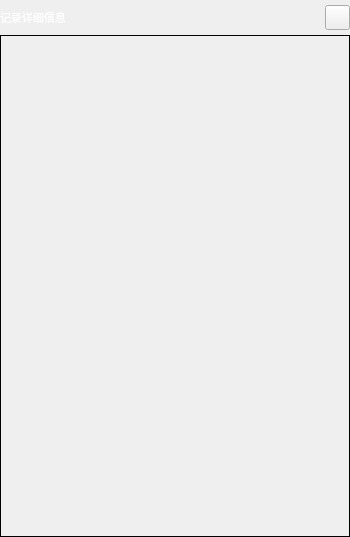
<?xml version="1.0" encoding="UTF-8"?>
<ui version="4.0">
 <class>DialogLogDetail</class>
 <widget class="QDialog" name="DialogLogDetail">
  <property name="geometry">
   <rect>
    <x>0</x>
    <y>0</y>
    <width>350</width>
    <height>537</height>
   </rect>
  </property>
  <property name="minimumSize">
   <size>
    <width>350</width>
    <height>537</height>
   </size>
  </property>
  <property name="maximumSize">
   <size>
    <width>700</width>
    <height>1075</height>
   </size>
  </property>
  <property name="font">
   <font>
    <family>微软雅黑</family>
    <pointsize>8</pointsize>
   </font>
  </property>
  <property name="windowTitle">
   <string notr="true">记录详细信息</string>
  </property>
  <layout class="QVBoxLayout" name="verticalLayoutForm">
   <property name="spacing">
    <number>0</number>
   </property>
   <property name="margin">
    <number>0</number>
   </property>
   <item>
    <widget class="QFrame" name="frameTitle">
     <property name="sizePolicy">
      <sizepolicy hsizetype="Preferred" vsizetype="Fixed">
       <horstretch>0</horstretch>
       <verstretch>0</verstretch>
      </sizepolicy>
     </property>
     <property name="minimumSize">
      <size>
       <width>0</width>
       <height>35</height>
      </size>
     </property>
     <property name="maximumSize">
      <size>
       <width>16777215</width>
       <height>35</height>
      </size>
     </property>
     <property name="font">
      <font>
       <family>微软雅黑</family>
       <pointsize>8</pointsize>
      </font>
     </property>
     <property name="styleSheet">
      <string notr="true">QFrame#frameTitle
{
	background-color: transparent;
	border-image: url(:/img/widget/DialogTitle.png) 0 12 0 12;
	border-left: 12px transparent;
	border-right: 12px transparent;
}
</string>
     </property>
     <property name="frameShape">
      <enum>QFrame::NoFrame</enum>
     </property>
     <property name="frameShadow">
      <enum>QFrame::Raised</enum>
     </property>
     <layout class="QHBoxLayout" name="horizontalLayoutTitle">
      <property name="spacing">
       <number>5</number>
      </property>
      <property name="margin">
       <number>0</number>
      </property>
      <item>
       <widget class="QLabel" name="labelTitle">
        <property name="sizePolicy">
         <sizepolicy hsizetype="Preferred" vsizetype="Fixed">
          <horstretch>0</horstretch>
          <verstretch>0</verstretch>
         </sizepolicy>
        </property>
        <property name="minimumSize">
         <size>
          <width>0</width>
          <height>35</height>
         </size>
        </property>
        <property name="maximumSize">
         <size>
          <width>16777215</width>
          <height>35</height>
         </size>
        </property>
        <property name="font">
         <font>
          <family>微软雅黑</family>
          <pointsize>8</pointsize>
          <weight>50</weight>
          <bold>false</bold>
         </font>
        </property>
        <property name="styleSheet">
         <string notr="true">QLabel#labelTitle
{
	color: white;
}
</string>
        </property>
        <property name="frameShape">
         <enum>QFrame::NoFrame</enum>
        </property>
        <property name="text">
         <string>记录详细信息</string>
        </property>
       </widget>
      </item>
      <item>
       <widget class="xPushButton" name="pushButtonClose">
        <property name="sizePolicy">
         <sizepolicy hsizetype="Fixed" vsizetype="Fixed">
          <horstretch>0</horstretch>
          <verstretch>0</verstretch>
         </sizepolicy>
        </property>
        <property name="minimumSize">
         <size>
          <width>25</width>
          <height>25</height>
         </size>
        </property>
        <property name="maximumSize">
         <size>
          <width>25</width>
          <height>25</height>
         </size>
        </property>
        <property name="font">
         <font>
          <family>微软雅黑</family>
          <pointsize>8</pointsize>
         </font>
        </property>
        <property name="focusPolicy">
         <enum>Qt::NoFocus</enum>
        </property>
        <property name="styleSheet">
         <string notr="true">QPushButton#pushButtonClose:!pressed
{
	border-image: url(:/img/widget/BtnCloseNormal.png);
}

QPushButton#pushButtonClose:pressed
{
	border-image: url(:/img/widget/BtnClosePress.png);
}
</string>
        </property>
        <property name="text">
         <string notr="true"/>
        </property>
        <property name="iconSize">
         <size>
          <width>32</width>
          <height>32</height>
         </size>
        </property>
       </widget>
      </item>
     </layout>
    </widget>
   </item>
   <item>
    <widget class="QFrame" name="frameMainArea">
     <property name="font">
      <font>
       <family>微软雅黑</family>
       <pointsize>8</pointsize>
      </font>
     </property>
     <property name="styleSheet">
      <string notr="true"/>
     </property>
     <property name="frameShape">
      <enum>QFrame::Panel</enum>
     </property>
     <property name="frameShadow">
      <enum>QFrame::Plain</enum>
     </property>
     <property name="IsMainArea" stdset="0">
      <bool>true</bool>
     </property>
     <layout class="QGridLayout" name="gridLayoutFrame">
      <property name="margin">
       <number>5</number>
      </property>
      <item row="0" column="0">
       <widget class="QLabel" name="labelIcon">
        <property name="sizePolicy">
         <sizepolicy hsizetype="Fixed" vsizetype="Fixed">
          <horstretch>0</horstretch>
          <verstretch>0</verstretch>
         </sizepolicy>
        </property>
        <property name="minimumSize">
         <size>
          <width>24</width>
          <height>24</height>
         </size>
        </property>
        <property name="maximumSize">
         <size>
          <width>24</width>
          <height>24</height>
         </size>
        </property>
        <property name="font">
         <font>
          <family>微软雅黑</family>
          <pointsize>8</pointsize>
          <weight>50</weight>
          <bold>false</bold>
         </font>
        </property>
        <property name="frameShape">
         <enum>QFrame::NoFrame</enum>
        </property>
        <property name="text">
         <string notr="true"/>
        </property>
        <property name="textInteractionFlags">
         <set>Qt::NoTextInteraction</set>
        </property>
       </widget>
      </item>
      <item row="0" column="1">
       <widget class="QLabel" name="labelUser">
        <property name="sizePolicy">
         <sizepolicy hsizetype="Preferred" vsizetype="Fixed">
          <horstretch>0</horstretch>
          <verstretch>0</verstretch>
         </sizepolicy>
        </property>
        <property name="minimumSize">
         <size>
          <width>0</width>
          <height>25</height>
         </size>
        </property>
        <property name="maximumSize">
         <size>
          <width>16777215</width>
          <height>25</height>
         </size>
        </property>
        <property name="font">
         <font>
          <family>微软雅黑</family>
          <pointsize>8</pointsize>
          <weight>50</weight>
          <bold>false</bold>
         </font>
        </property>
        <property name="frameShape">
         <enum>QFrame::NoFrame</enum>
        </property>
        <property name="text">
         <string notr="true"/>
        </property>
        <property name="textInteractionFlags">
         <set>Qt::NoTextInteraction</set>
        </property>
       </widget>
      </item>
      <item row="0" column="2">
       <widget class="QLabel" name="labelTime">
        <property name="sizePolicy">
         <sizepolicy hsizetype="Expanding" vsizetype="Fixed">
          <horstretch>0</horstretch>
          <verstretch>0</verstretch>
         </sizepolicy>
        </property>
        <property name="minimumSize">
         <size>
          <width>0</width>
          <height>25</height>
         </size>
        </property>
        <property name="maximumSize">
         <size>
          <width>16777215</width>
          <height>25</height>
         </size>
        </property>
        <property name="font">
         <font>
          <family>微软雅黑</family>
          <pointsize>8</pointsize>
          <weight>50</weight>
          <bold>false</bold>
         </font>
        </property>
        <property name="frameShape">
         <enum>QFrame::NoFrame</enum>
        </property>
        <property name="text">
         <string notr="true"/>
        </property>
        <property name="textInteractionFlags">
         <set>Qt::NoTextInteraction</set>
        </property>
       </widget>
      </item>
      <item row="1" column="0" colspan="3">
       <widget class="QLabel" name="labelDetail">
        <property name="font">
         <font>
          <family>微软雅黑</family>
          <pointsize>8</pointsize>
          <weight>50</weight>
          <bold>false</bold>
         </font>
        </property>
        <property name="text">
         <string notr="true"/>
        </property>
        <property name="alignment">
         <set>Qt::AlignLeading|Qt::AlignLeft|Qt::AlignTop</set>
        </property>
        <property name="wordWrap">
         <bool>true</bool>
        </property>
        <property name="textInteractionFlags">
         <set>Qt::NoTextInteraction</set>
        </property>
        <property name="HasBorder" stdset="0">
         <bool>true</bool>
        </property>
       </widget>
      </item>
     </layout>
    </widget>
   </item>
  </layout>
 </widget>
 <customwidgets>
  <customwidget>
   <class>xPushButton</class>
   <extends>QPushButton</extends>
   <header>xpushbutton.h</header>
  </customwidget>
 </customwidgets>
 <resources/>
 <connections>
  <connection>
   <sender>pushButtonClose</sender>
   <signal>clicked()</signal>
   <receiver>DialogLogDetail</receiver>
   <slot>reject()</slot>
   <hints>
    <hint type="sourcelabel">
     <x>473</x>
     <y>32</y>
    </hint>
    <hint type="destinationlabel">
     <x>601</x>
     <y>29</y>
    </hint>
   </hints>
  </connection>
 </connections>
</ui>
